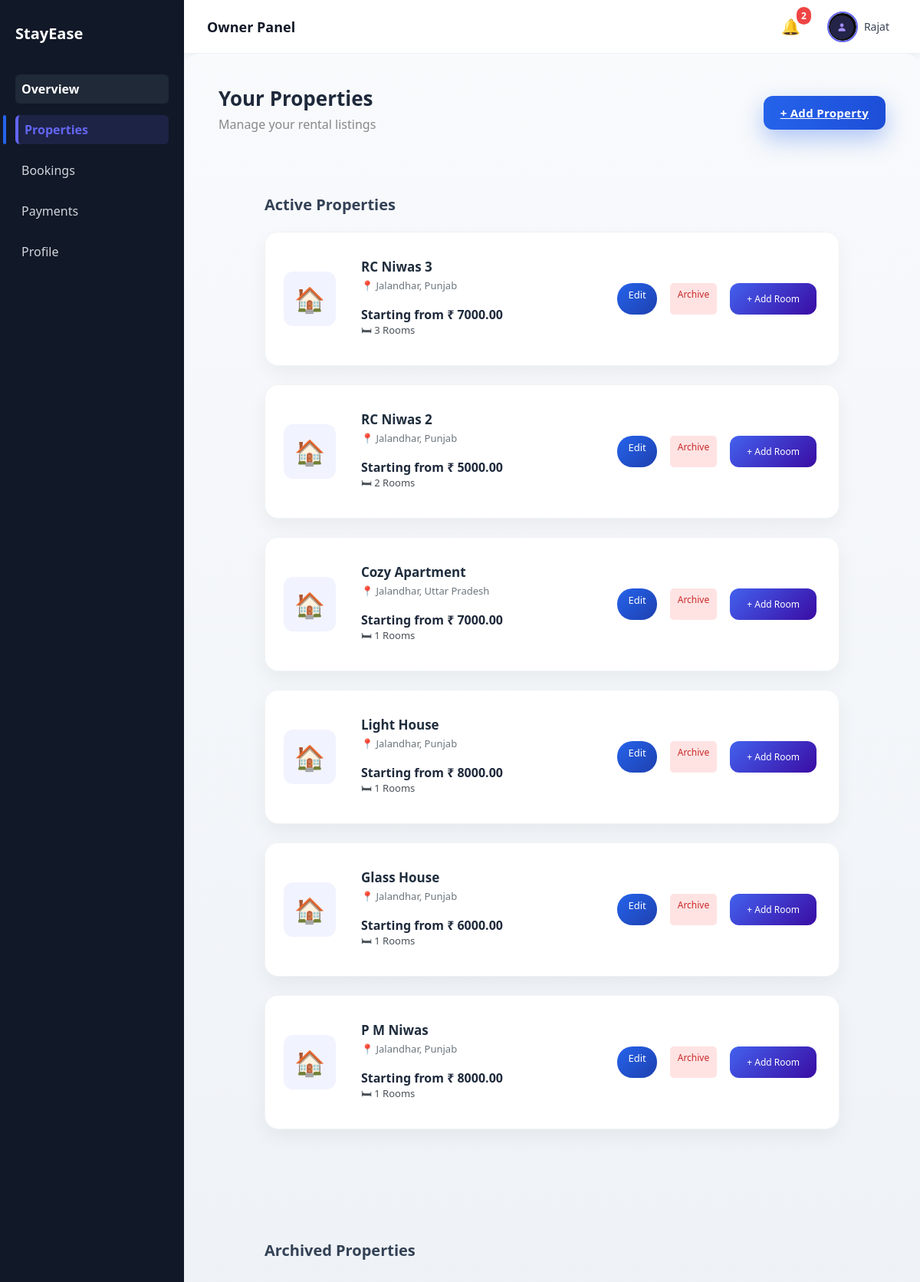
/properties/ (signed in), run on the app's committed database.
### accounts/models.py (models this page shows, shortened)
class UserProfile(models.Model):
    ROLE_CHOICES = [
        ('owner', 'Owner'),
        ('tenant', 'Tenant'),
    ]
    user = models.OneToOneField(User, on_delete=models.CASCADE)
    phone = models.CharField(max_length=15, blank=True, null=True)
    role = models.CharField(
        max_length=10,
        choices=ROLE_CHOICES,
        default="tenant"
    )
    profile_image = models.ImageField(upload_to="profile_pics/", blank=True)

### properties/models.py (models this page shows, shortened)
class Property(models.Model):
    owner = models.ForeignKey(User, on_delete=models.CASCADE, related_name="properties")
    name = models.CharField(max_length=200)
    description = models.TextField()
    address = models.CharField(max_length=255, blank=True, null=True)
    city = models.CharField(max_length=100, blank=True, null=True)
    state = models.CharField(max_length=100, blank=True, null=True)
    pincode = models.CharField(max_length=10, blank=True, null=True)
    landmark = models.CharField(max_length=150, blank=True, null=True)
    main_image = models.ImageField(upload_to="properties/", blank=True, null=True)
    back_image = models.ImageField(upload_to="properties/", blank=True, null=True)
    is_active = models.BooleanField(default=False)
    is_paid_listing = models.BooleanField(default=False)
    created_at = models.DateTimeField(auto_now_add=True)

class Room(models.Model):
    property = models.ForeignKey(
        Property,
        on_delete=models.CASCADE,
        related_name="rooms"
    )
    room_number = models.CharField(max_length=20)
    rent = models.DecimalField(max_digits=10, decimal_places=2)
    capacity = models.IntegerField()
    is_available = models.BooleanField(default=True)
    image = models.ImageField(upload_to="rooms/", blank=True, null=True)
    created_at = models.DateTimeField(auto_now_add=True)

### properties/views.py (the view)
# urls.py: path("", views.property_list, name="property_list"),
@login_required
def property_list(request):
    properties = Property.objects.filter(owner=request.user)
    property_data = []
    for prop in properties:
        rooms = prop.rooms.all()
        min_rent = None
        if rooms.exists():
            min_rent = rooms.order_by("rent").first().rent
        property_data.append({
            "property": prop,
            "min_rent": min_rent,
            "room_count": rooms.count(),
        })
    context = {
        "property_data": property_data,
    }
    return render(request, "properties/property_list.html", context)

### accounts/context_processors.py (called while the page is built)
def notification_data(request):
    if request.user.is_authenticated:
        notifications = Notification.objects.filter(
            user=request.user
        ).order_by("-created_at")[:5]
        unread_count = Notification.objects.filter(
            user=request.user,
            is_read=False
        ).count()
        return {
            "notifications": notifications,
            "unread_count": unread_count,
        }
    return {}

### templates/properties/property_list.html (shortened to what this page needs)
{% extends "dashboard/base_dashboard.html" %}
{% block dashboard_content %}
<div class="page-header">
    <div>
        <h1>Your Properties</h1>
        <p>Manage your rental listings</p>
    </div>
    <a href="{% url 'add_property' %}" class="primary-btn">
        + Add Property
    </a>
</div>
<section class="dashboard-section">
    <h2 class="section-title">Active Properties</h2>
    {% for item in property_data %}
        {% if item.property.is_active %}
        <div class="property-card">
            <div class="property-left">
                <div class="property-icon">
                    🏠
                </div>
                <div class="card-content">
                    <h3>
                        <a href="{% url 'property_detail' item.property.id %}">
                            {{ item.property.name }}
                        </a>
                    </h3>
                    {% if item.property.city and item.property.state %}
                        <p class="location">
                            📍 {{ item.property.city }}, {{ item.property.state }}
                        </p>
                    {% else %}
                        <p class="muted-text">Location not added</p>
                    {% endif %}
                    {% if item.min_rent %}
                        <p class="rent">Starting from ₹ {{ item.min_rent }}</p>
                        <p class="rooms">🛏 {{ item.room_count }} Rooms</p>
                    {% else %}
                        <p class="muted-text">No rooms added yet</p>
                    {% endif %}
                </div>
            </div>
            <div class="property-actions">
                <a href="{% url 'edit_property' item.property.id %}" class="btn edit-btn">
                    Edit
                </a>
                <a href="{% url 'archive_property' item.property.id %}" class="btn archive-btn">
                    Archive
                </a>
                <a href="{% url 'add_room' item.property.id %}" class="btn add-room-btn">
                    + Add Room
                </a>
            </div>
        </div>
        {% endif %}
    {% empty %}
        <p class="muted-text">No active properties.</p>
    {% endfor %}
</section>
<section class="dashboard-section">
    <h2 class="section-title">Archived Properties</h2>
</section>
{% endblock %}

### templates/dashboard/base_dashboard.html (shortened to what this page needs)
{% load static %}
<!DOCTYPE html>
<html>
<head>
    <link rel="stylesheet" href="{% static 'css/style.css' %}">
</head>
<body>
<div class="dashboard-layout">
    <aside class="sidebar">
        <h2 class="logo">StayEase</h2>
        <nav>
        <a href="/dashboard/"
        class="{% if request.path == '/dashboard/' %}active{% endif %}">
        Overview
        </a>
        {% if request.user.userprofile.role == "owner" %}
            <a href="/properties/"
            class="{% if '/properties/' in request.path %}active{% endif %}">
            Properties
            </a>
            <a href="/bookings/"
            class="{% if '/bookings/' in request.path %}active{% endif %}">
            Bookings
            </a>
            <a href="/payments/"
            class="{% if '/payments/' in request.path %}active{% endif %}">
            Payments
            </a>
        {% endif %}
        <a href="/profile/"
        class="{% if '/profile/' in request.path or '/settings/' in request.path %}active{% endif %}">
        Profile
        </a>
    </nav>
    </aside>
    <div class="main-content">
        <div class="topbar">
            <h3>
                {% if request.user.userprofile.role == "owner" %}
                    Owner Panel
                {% else %}
                    Tenant Panel
                {% endif %}
            </h3>
            <div class="user-section">
               <div class="notification-wrapper">
                    <div class="notification-bell" onclick="toggleNotifications(event)">
                        🔔
                        {% if unread_count > 0 %}
                        <span class="notification-count">
                            {{ unread_count }}
                        </span>
                        {% endif %}
                    </div>
                </div>
               <div class="user-menu">
                    <div class="user-trigger" onclick="toggleUserMenu(event)">
                        <div class="avatar-circle">
                            {% if request.user.userprofile and request.user.userprofile.profile_image %}
                                <img src="{{ request.user.userprofile.profile_image.url }}"
                                    alt="Profile">
                            {% else %}
                                <span>
                                    {{ request.user.first_name|first|upper }}
                                </span>
                            {% endif %}
                        </div>
                        <span class="user-name">
                            {{ request.user.first_name }}
                        </span>
                    </div>
                </div>
            </div>
        </div>
        <div class="content-area">
            {% block dashboard_content %}
            {% endblock %}
        </div>
    </div>
</div>
</body>
</html>

### data on the page
Property: property.name "RC Niwas 3", property.city "Jalandhar", property.state "Punjab", min_rent "7000.00", room_count "3"
Property: property.name "RC Niwas 2", property.city "Jalandhar", property.state "Punjab", min_rent "5000.00", room_count "2"
Property: property.name "Cozy Apartment", property.city "Jalandhar", property.state "Uttar Pradesh", min_rent "7000.00", room_count "1"
Property: property.name "Light House", property.city "Jalandhar", property.state "Punjab", min_rent "8000.00", room_count "1"
Property: property.name "Glass House", property.city "Jalandhar", property.state "Punjab", min_rent "6000.00", room_count "1"
Property: property.name "P M Niwas", property.city "Jalandhar", property.state "Punjab", min_rent "8000.00", room_count "1"

### other printed values
{{ unread_count }} "2"
{{ request.user.first_name }} "Rajat"
